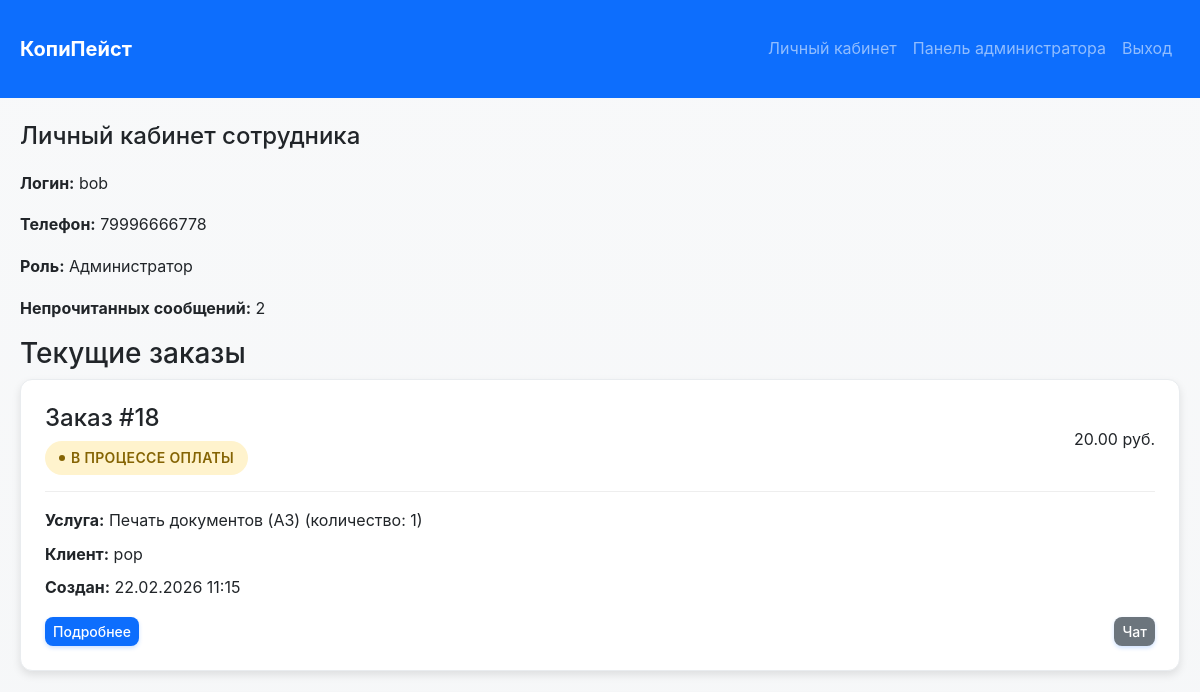
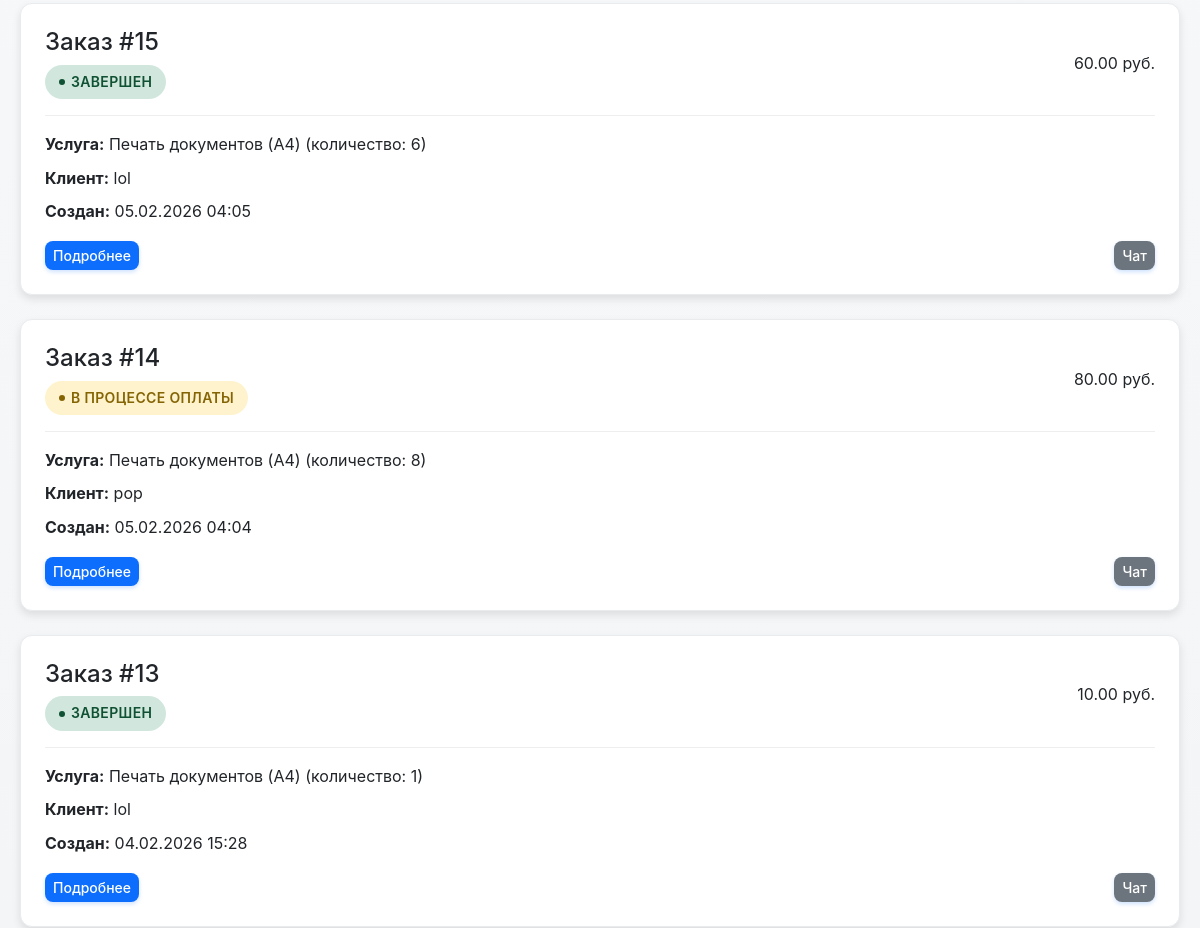
The app's page /employee/profile.php (signed in, upper part), older data (2 pictures, top to bottom).
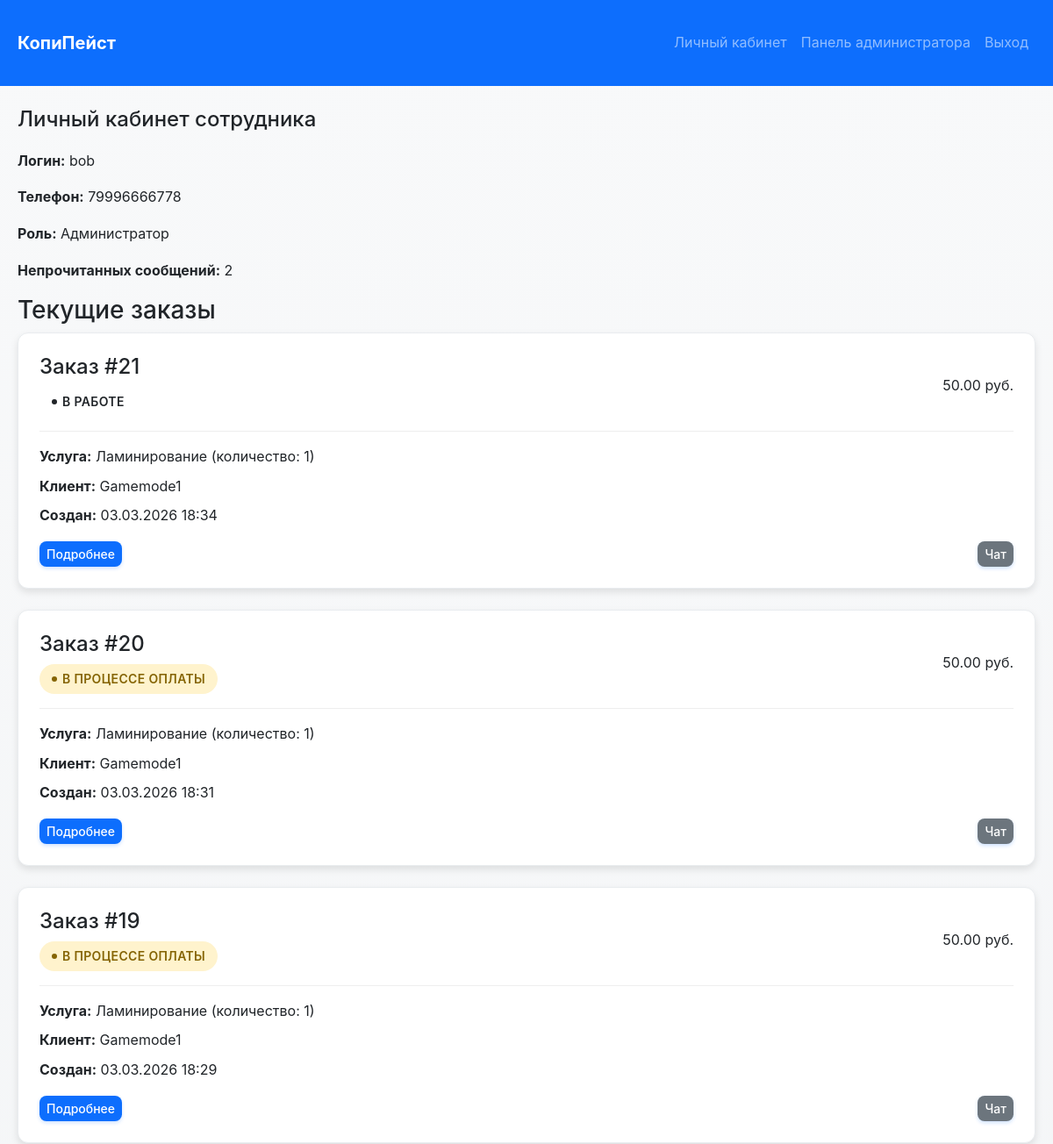
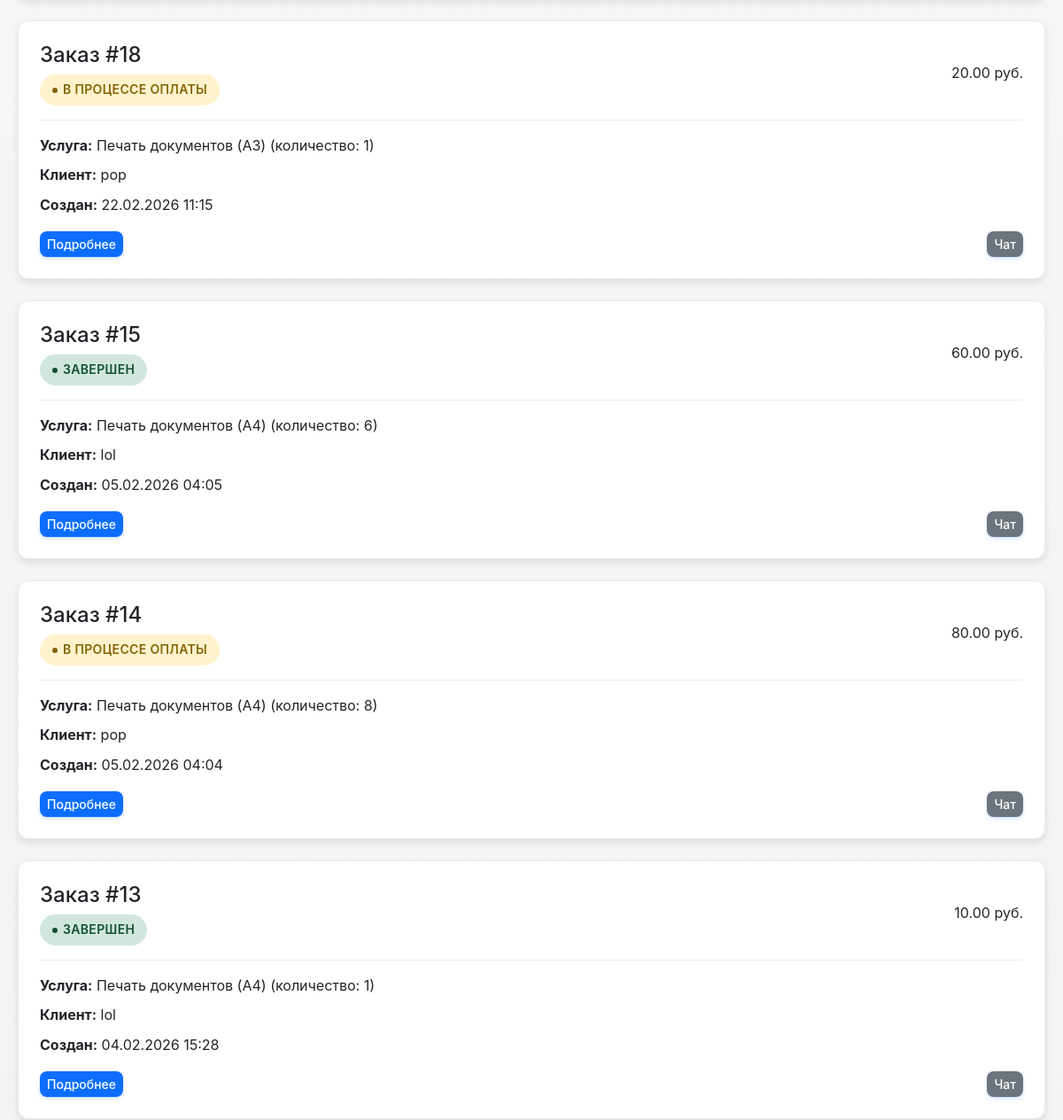
The same page, newer data (2 pictures, top to bottom).
### tables this page shows
CREATE TABLE `order_` (
  `order_id` int NOT NULL,
  `service_list` text NOT NULL,
  `price` decimal(10,2) NOT NULL,
  `status_id` int NOT NULL,
  `user_id` int NOT NULL,
  `executor_id` int DEFAULT NULL,
  `created_date` timestamp NULL DEFAULT CURRENT_TIMESTAMP
);

CREATE TABLE `status` (
  `status_id` int NOT NULL,
  `status_name` varchar(50) NOT NULL
);

CREATE TABLE `user_` (
  `id_user` int NOT NULL,
  `login` varchar(30) NOT NULL,
  `password` varchar(255) NOT NULL,
  `phone_number` varchar(11) NOT NULL,
  `role_id` int NOT NULL,
  `location_id` int DEFAULT NULL COMMENT 'ID закрепленного копицентра для сотрудника'
);

### function/helpers.php (called while the page is built, shortened)
<?php
function formatPrice(float|int $price): string
{
    return number_format($price, 2, '.', ' ') . ' руб.';
}
function formatDateTime(?string $datetime): string
{
    try {
        $dt = new DateTime($datetime);
        return $dt->format('d.m.Y H:i');
    } catch (Exception) {
        return '-';
    }
}
function getStatusBadgeClass($statusId) {
    $classes = [
        1 => 'status-pending',
        2 => 'status-paid',
        3 => 'status-completed',
        4 => 'status-closed',
        5 => 'status-cancelled'
    ];
    return $classes[$statusId] ?? 'status-default';
}
function getUnreadMessagesCount($userId) {
    global $pdo;
    $stmt = $pdo->prepare("SELECT COUNT(*) AS cnt FROM message WHERE to_user_id = ? AND is_read = 0");
    $stmt->execute([$userId]);
    $row = $stmt->fetch();
    return $row ? (int)$row['cnt'] : 0;
}

### employee/profile.php (the view, shortened to what this page needs)
<?php
require_once __DIR__ . '/../function/connect.php';
require_once __DIR__ . '/../function/helpers.php';
$userId = $_SESSION['user_id'];
$stmt = $pdo->prepare("SELECT u.*, r.role_name FROM user_ u JOIN role_ r ON u.role_id = r.role_id WHERE u.id_user = ?");
$stmt->execute([$userId]);
$user = $stmt->fetch();
$orders = $pdo->query("SELECT o.*, s.status_name, s.status_id, u.login AS client_login
                       FROM order_ o
                       JOIN status s ON o.status_id = s.status_id
                       JOIN user_ u ON o.user_id = u.id_user
                       WHERE o.status_id != 5
                       ORDER BY o.created_date DESC")->fetchAll();
$unreadMessages = getUnreadMessagesCount($userId);
require_once __DIR__ . '/../function/layout_start.php';
?>
        <div class="profile-header">
            <h2>Личный кабинет сотрудника</h2>
            <div class="user-info">
                <p><strong>Логин:</strong> <?= htmlspecialchars($user['login']) ?></p>
                <p><strong>Телефон:</strong> <?= htmlspecialchars($user['phone_number']) ?></p>
                <p><strong>Роль:</strong> <?= htmlspecialchars($user['role_name']) ?></p>
                <p><strong>Непрочитанных сообщений:</strong> <?= (int)$unreadMessages ?></p>
            </div>
        </div>
        <section class="orders-section">
            <h3>Текущие заказы</h3>
            <?php if (empty($orders)): ?>
                <p class="empty-state">Заказов нет.</p>
            <?php else: ?>
                <div class="orders-list">
                    <?php foreach($orders as $order): ?>
                        <div class="order-card">
                            <div class="order-header">
                                <div>
                                    <h4>Заказ #<?= $order['order_id'] ?></h4>
                                    <span class="status-badge <?= getStatusBadgeClass($order['status_id']) ?>">
                                        <?= htmlspecialchars($order['status_name']) ?>
                                    </span>
                                </div>
                                <div class="order-price">
                                    <?= formatPrice($order['price']) ?>
                                </div>
                            </div>
                            <div class="order-body">
                                <p><strong>Услуга:</strong> <?= htmlspecialchars($order['service_list']) ?></p>
                                <p><strong>Клиент:</strong> <?= htmlspecialchars($order['client_login']) ?></p>
                                <p><strong>Создан:</strong> <?= formatDateTime($order['created_date']) ?></p>
                            </div>
                            <div class="order-footer">
                                <a href="order_detail.php?id=<?= $order['order_id'] ?>" class="btn btn-sm btn-primary">Подробнее</a>
                                <a href="chat.php?order_id=<?= $order['order_id'] ?>" class="btn btn-sm btn-secondary">Чат</a>
                            </div>
                        </div>
                    <?php endforeach; ?>
                </div>
            <?php endif; ?>
        </section>
<?php require_once __DIR__ . '/../function/layout_end.php'; ?>

Row changes from the older to the newer data that the page shows:
added order_: order_id "21", status.status_name "В РАБОТЕ", price "50.00 руб.", service_list "Ламинирование (количество: 1)", user.login "Gamemode1", created_date "03.03.2026 18:34"
added order_: order_id "20", status.status_name "В ПРОЦЕССЕ ОПЛАТЫ", price "50.00 руб.", service_list "Ламинирование (количество: 1)", user.login "Gamemode1", created_date "03.03.2026 18:31"
added order_: order_id "19", status.status_name "В ПРОЦЕССЕ ОПЛАТЫ", price "50.00 руб.", service_list "Ламинирование (количество: 1)", user.login "Gamemode1", created_date "03.03.2026 18:29"
